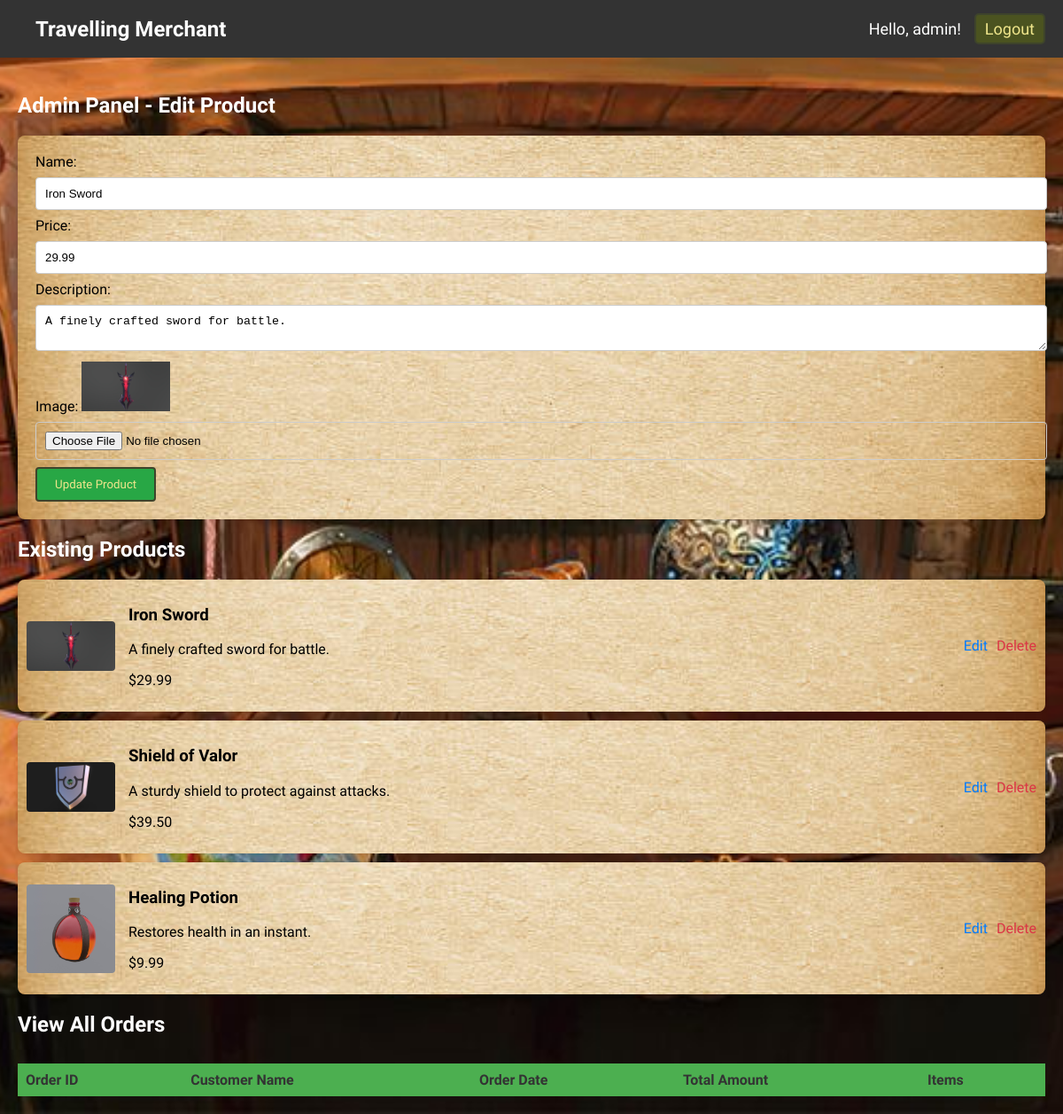
Screenshot of /admin_panel.php?edit_id=1 (signed in) with the database file from the repository.
### tables this page shows
CREATE TABLE IF NOT EXISTS `products` (
  `id` int(11) NOT NULL AUTO_INCREMENT,
  `name` varchar(100) NOT NULL,
  `price` decimal(10,2) NOT NULL,
  `description` text NOT NULL,
  `image` varchar(255) NOT NULL,
  `created_at` timestamp NULL DEFAULT CURRENT_TIMESTAMP,
  PRIMARY KEY (`id`)
);

### admin_panel.php (the view, shortened to what this page needs)
<?php
require 'db.php';
$isEditing = false;
$productData = ['name' => '', 'price' => '', 'description' => '', 'image' => ''];
if (isset($_GET['edit_id'])) {
    $isEditing = true;
    $stmt = $conn->prepare("SELECT * FROM products WHERE id = ?");
    $stmt->execute([$_GET['edit_id']]);
    $productData = $stmt->fetch();
}
?>
<?php include('header.php'); ?>
<!DOCTYPE html>
<html>
<head>
</head>
<body>
    <div class="container">
        <h2>Admin Panel - <?php echo $isEditing ? 'Edit Product' : 'Add New Product'; ?></h2>
        <form action="admin_panel.php" method="post" enctype="multipart/form-data">
            <label for="name">Name:</label>
            <input type="text" name="name" id="name" value="<?php echo htmlspecialchars($productData['name']); ?>" required>
            <label for="price">Price:</label>
            <input type="number" name="price" id="price" step="0.01" value="<?php echo htmlspecialchars($productData['price']); ?>" required>
            <label for="description">Description:</label>
            <textarea name="description" id="description" required><?php echo htmlspecialchars($productData['description']); ?></textarea>
            <label for="image">Image:</label>
            <?php if ($isEditing && $productData['image']): ?>
                <img src="<?php echo $productData['image']; ?>" width="100" alt="Current Image"><br>
            <?php endif; ?>
            <input type="file" name="image" id="image" accept="image/*" <?php echo $isEditing ? '' : 'required'; ?>>
            <button type="submit"><?php echo $isEditing ? 'Update Product' : 'Add Product'; ?></button>
        </form>
        <h2>Existing Products</h2>
        <?php
        $products = $conn->query("SELECT * FROM products")->fetchAll();
        foreach ($products as $product) {
            echo "<div class='product'>
                    <img src='{$product['image']}' alt='{$product['name']}'>
                    <div class='product-details'>
                        <h3>{$product['name']}</h3>
                        <p>{$product['description']}</p>
                        <p>\${$product['price']}</p>
                    </div>
                    <a class='edit-link' href='admin_panel.php?edit_id={$product['id']}'>Edit</a>
                    <a class='delete-link' href='admin_panel.php?delete_id={$product['id']}'>Delete</a>
                  </div>";
        }
        ?>
        <h2>View All Orders</h2>
        <table class="orders-table">
            <tr>
                <th>Order ID</th>
                <th>Customer Name</th>
                <th>Order Date</th>
                <th>Total Amount</th>
                <th>Items</th>
            </tr>
        </table>
    </div>
</body>
</html>

### header.php (style rules this page uses)
body { font-family: 'MedievalSharp', sans-serif; margin: 0; padding-top: 80px; }

### admin_panel.php (style rules this page uses)
body, html { overflow-x: hidden; }
html, body { background-image:url('uploads/merchant_bg.jpg'); background-size: cover; background-position: center; background-repeat: no-repeat; margin: 0; padding: 0; height: 100%; overflow-x: hidden; font-family: Arial, sans-serif; background-color: #f7f7f7; }
.container { max-width: 100%; padding: 20px; box-sizing: border-box; }
h2 { color: white; font-family: 'MedievalSharp', sans-serif; }
form { background-image:url('uploads/paper_bg.jpg'); background-size: cover; background-position: center; background-repeat: no-repeat; padding: 20px; border-radius: 8px; box-shadow: 0 0 10px rgba(0, 0, 0, 0.1); margin-bottom: 20px; font-family: 'MedievalSharp', sans-serif; }
form input[type="text"], form input[type="number"], form textarea, form input[type="file"] { width: 100%; padding: 10px; margin: 8px 0; border: 1px solid #ccc; border-radius: 4px; }
form button { font-family: 'MedievalSharp', sans-serif; background-color: #4b5320; color: #f0e68c; border: 2px solid #3e442b; padding: 10px 20px; background: #28a745; border-radius: 4px; cursor: pointer; }
.product { background-image:url('uploads/paper_bg.jpg'); background-size: cover; background-position: center; background-repeat: no-repeat; display: flex; justify-content: space-between; align-items: center; padding: 10px; margin-bottom: 10px; border-radius: 8px; box-shadow: 0 0 5px rgba(0, 0, 0, 0.1); }
.product img { width: 100px; margin-right: 15px; border-radius: 4px; }
.product .product-details { font-family: 'MedievalSharp', sans-serif; flex-grow: 1; }
.edit-link, .delete-link { font-family: 'MedievalSharp', sans-serif; color: #007bff; text-decoration: none; margin-left: 10px; }
.delete-link { color: #dc3545; }
.orders-table { background-image:url('uploads/paper_bg.jpg'); background-size: cover; background-position: center; background-repeat: no-repeat; width: 100%; margin-top: 30px; border-collapse: collapse; font-family: 'MedievalSharp', sans-serif; }
.orders-table th, .orders-table td { border: 1px solid #4CAF50; padding: 8px; text-align: left; }
.orders-table th { background-color: #4CAF50; color: #333; }

### rows the page displays
products: name "Iron Sword", price "29.99", description "A finely crafted sword for battle.", image (picture)
products: image (picture), name "Shield of Valor", description "A sturdy shield to protect against attacks.", price "39.50"
products: image (picture), name "Healing Potion", description "Restores health in an instant.", price "9.99"

### other values shown
$username "admin"
